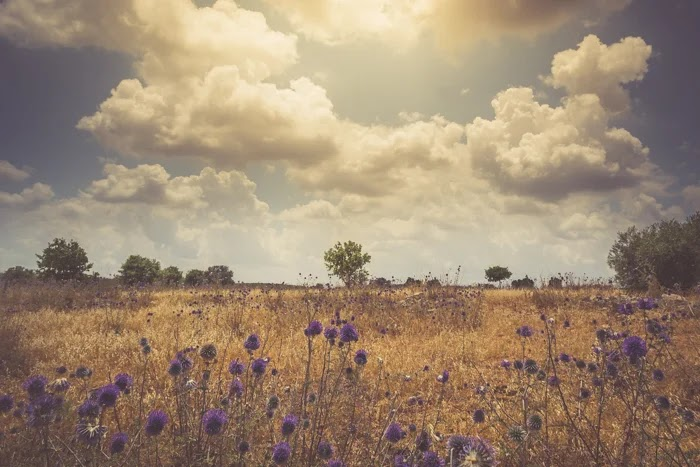
#> input picture Lab-3/col.jpg, 700 x 467 px
$ python classwork-b2.py
#> lines starting #> are read from the running program, lines starting #| are printed output that depends on the picture
# =========================
# classwork_rgb_equalization.py
# =========================

# ----- Imports -----
import cv2                     # OpenCV for image IO and image processing
import numpy as np             # NumPy for fast array math
import matplotlib.pyplot as plt# Matplotlib for plotting histograms/PDFs/CDFs

# ----- Helper: compute hist, pdf, cdf for a single channel (0..255) -----
def stats_1ch(channel):
    hist = cv2.calcHist([channel], [0], None, [256], [0, 256])  # 256-bin histogram
    hist = hist.ravel()                                         # flatten to 1D
    total = channel.size                                        # number of pixels
    pdf = hist / total                                          # probability density function
    cdf = np.cumsum(pdf)                                        # cumulative distribution function
    return hist, pdf, cdf

# ----- Read an input color image (BGR order in OpenCV) -----
img_bgr = cv2.imread("col.jpg")   # <-- replace with your image path
#> img_bgr is the input picture: shape (467, 700, 3); mean B, G, R 114.7, 136.5, 157
if img_bgr is None:
    raise FileNotFoundError("Image not found. Check the path.")

# ----- Split B, G, R channels -----
b, g, r = cv2.split(img_bgr)                # three single-channel grayscale arrays
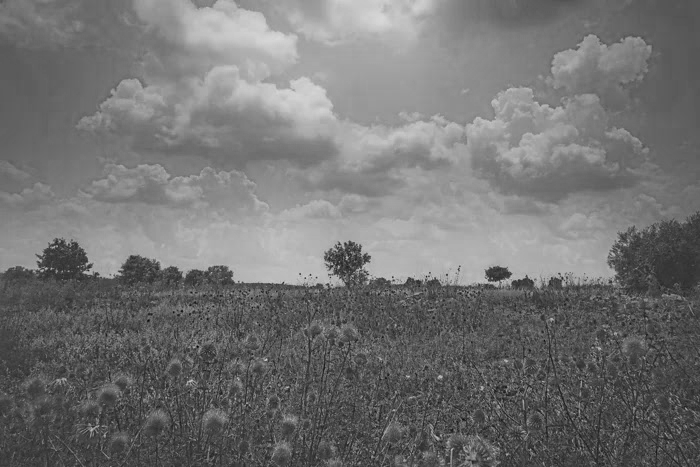
#> b: shape (467, 700); min 6, max 217, mean 114.7
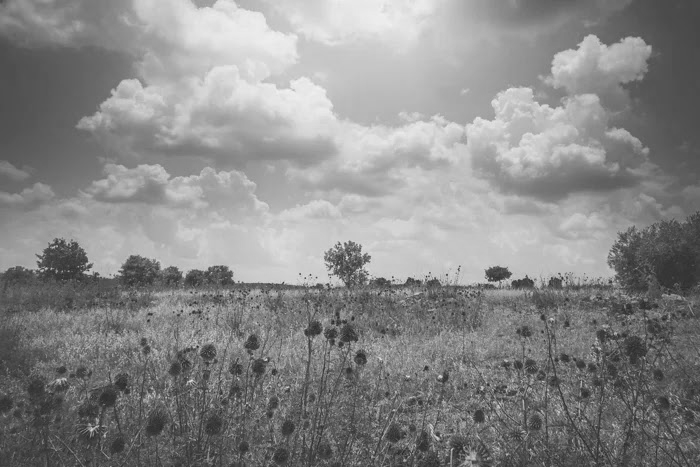
#> g: shape (467, 700); min 36, max 242, mean 136.5
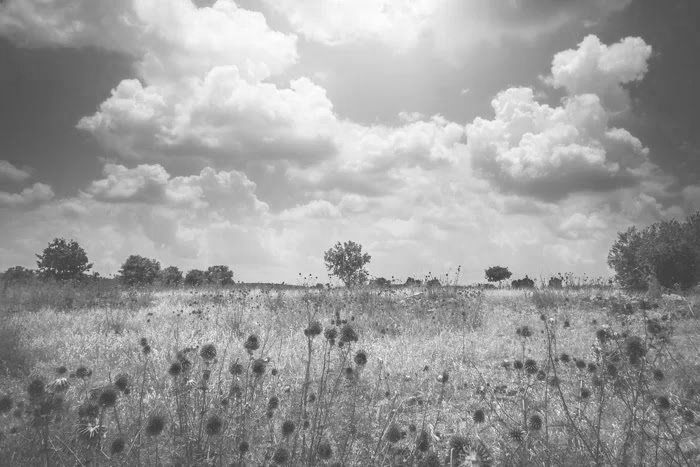
#> r: shape (467, 700); min 50, max 255, mean 157

# ----- Equalize each channel independently (contrast enhancement) -----
b_eq = cv2.equalizeHist(b)                  # histogram equalization for Blue
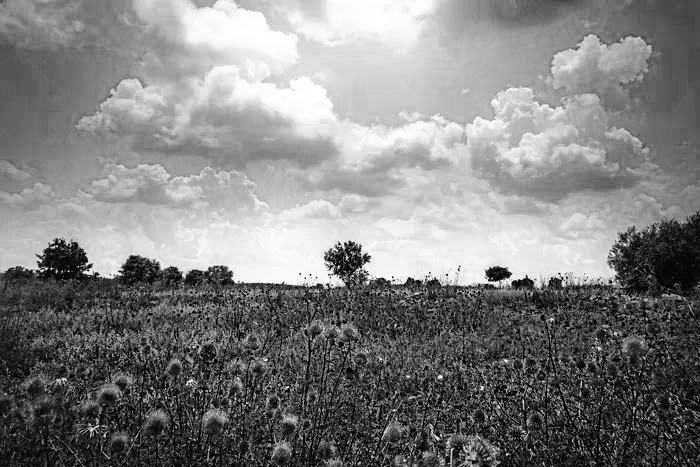
#> b_eq: shape (467, 700); min 0, max 255, mean 128.4
g_eq = cv2.equalizeHist(g)                  # histogram equalization for Green
r_eq = cv2.equalizeHist(r)                  # histogram equalization for Red
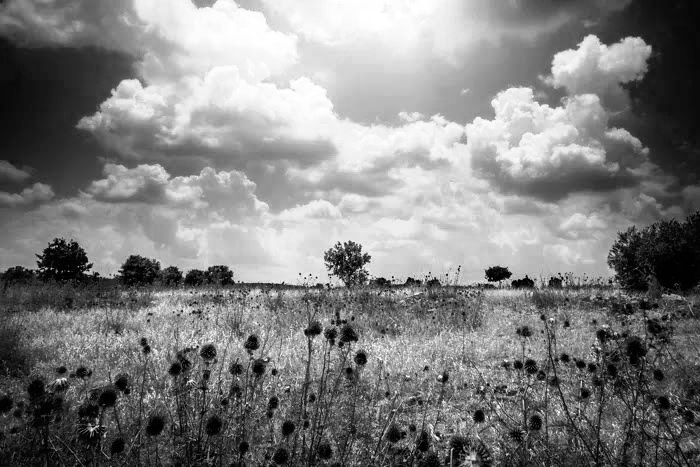
#> r_eq: shape (467, 700); min 0, max 255, mean 128.3

# ----- Merge equalized channels back to a color image -----
img_eq_bgr = cv2.merge([b_eq, g_eq, r_eq])  # recombine channels to color
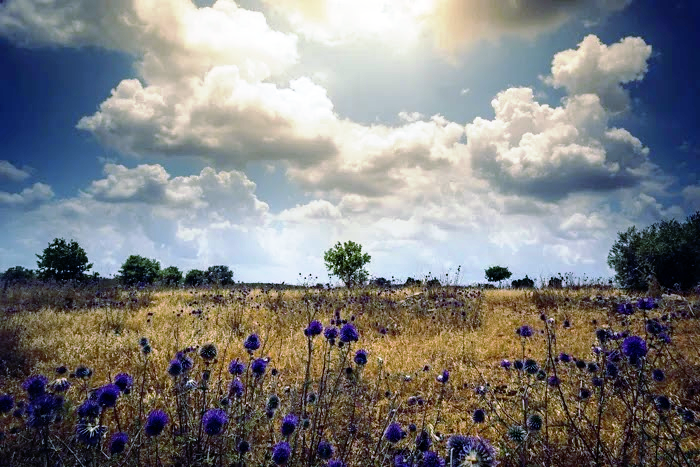
#> img_eq_bgr: shape (467, 700, 3); mean B, G, R 128.4, 128.3, 128.3

# ----- Convert to RGB for correct plotting colors in matplotlib -----
img_rgb     = cv2.cvtColor(img_bgr, cv2.COLOR_BGR2RGB)
img_eq_rgb  = cv2.cvtColor(img_eq_bgr, cv2.COLOR_BGR2RGB)

# ----- Compute stats before/after for each channel -----
hist_b,  pdf_b,  cdf_b  = stats_1ch(b)
#> in stats_1ch, `hist = cv2.calcHist([channel], [0], None, [256], [0, 256])`: hist = 256 values, max 3317 at index 97, min 0 at index 0, mean 1277
#> in stats_1ch, `pdf = hist / total`: pdf = 256 values, max 0.0101 at index 97, min 0 at index 0, mean 0.00391
#> in stats_1ch, `cdf = np.cumsum(pdf)`: cdf = 256 values from 0 to 1
#> hist_b has the same summary as hist in stats_1ch; pdf_b has the same summary as pdf in stats_1ch; cdf_b = 256 values from 0 to 1
hist_g,  pdf_g,  cdf_g  = stats_1ch(g)
#> hist_g = 256 values, max 3194 at index 197, min 0 at index 0, mean 1277; pdf_g = 256 values, max 0.00977 at index 197, min 0 at index 0, mean 0.00391; cdf_g = 256 values from 0 to 1
hist_r,  pdf_r,  cdf_r  = stats_1ch(r)
#> hist_r = 256 values, max 2800 at index 203, min 0 at index 0, mean 1277; pdf_r = 256 values, max 0.00857 at index 203, min 0 at index 0, mean 0.00391; cdf_r = 256 values from 0 to 1

hist_be, pdf_be, cdf_be = stats_1ch(b_eq)
#> hist_be = 256 values, max 3317 at index 99, min 0 at index 6, mean 1277; pdf_be = 256 values, max 0.0101 at index 99, min 0 at index 6, mean 0.00391; cdf_be = 256 values from 0.00177 to 1
hist_ge, pdf_ge, cdf_ge = stats_1ch(g_eq)
#> hist_ge = 256 values, max 3194 at index 221, min 0 at index 14, mean 1277; pdf_ge = 256 values, max 0.00977 at index 221, min 0 at index 14, mean 0.00391; cdf_ge = 256 values from 0.00148 to 1
hist_re, pdf_re, cdf_re = stats_1ch(r_eq)
#> hist_re = 256 values, max 2800 at index 204, min 0 at index 9, mean 1277; pdf_re = 256 values, max 0.00857 at index 204, min 0 at index 9, mean 0.00391; cdf_re = 256 values from 0.00149 to 1

# ----- Also compute overall (grayscale) histograms for input vs output (optional) -----
gray_in  = cv2.cvtColor(img_bgr, cv2.COLOR_BGR2GRAY)
gray_out = cv2.cvtColor(img_eq_bgr, cv2.COLOR_BGR2GRAY)
hist_in  = cv2.calcHist([gray_in],  [0], None, [256], [0, 256]).ravel()
#> hist_in = 256 values, max 3047 at index 197, min 0 at index 0, mean 1277
hist_out = cv2.calcHist([gray_out], [0], None, [256], [0, 256]).ravel()
#> hist_out = 256 values, max 1866 at index 220, min 87 at index 0, mean 1277

# ----- Plot everything in a compact dashboard -----
plt.figure(figsize=(14, 16))

# Original vs Equalized images
plt.subplot(5, 2, 1); plt.imshow(img_rgb);    plt.title("Original Image");  plt.axis("off")
plt.subplot(5, 2, 2); plt.imshow(img_eq_rgb); plt.title("Equalized Image"); plt.axis("off")

# Blue channel: Hist (before/after) + PDFs + CDFs
plt.subplot(5, 2, 3); plt.plot(hist_b, label="B Hist (Before)"); plt.plot(hist_be, label="B Hist (After)"); plt.legend(); plt.title("Blue Channel Histogram")
plt.subplot(5, 2, 4); plt.plot(pdf_b,  label="B PDF (Before)");  plt.plot(pdf_be, label="B PDF (After)");  plt.legend(); plt.title("Blue Channel PDF")
plt.subplot(5, 2, 5); plt.plot(cdf_b,  label="B CDF (Before)");  plt.plot(cdf_be, label="B CDF (After)");  plt.legend(); plt.title("Blue Channel CDF")

# Green channel
plt.subplot(5, 2, 6); plt.plot(hist_g, label="G Hist (Before)"); plt.plot(hist_ge, label="G Hist (After)"); plt.legend(); plt.title("Green Channel Histogram")
plt.subplot(5, 2, 7); plt.plot(pdf_g,  label="G PDF (Before)");  plt.plot(pdf_ge, label="G PDF (After)");  plt.legend(); plt.title("Green Channel PDF")
plt.subplot(5, 2, 8); plt.plot(cdf_g,  label="G CDF (Before)");  plt.plot(cdf_ge, label="G CDF (After)");  plt.legend(); plt.title("Green Channel CDF")

# Red channel
plt.subplot(5, 2, 9);  plt.plot(hist_r, label="R Hist (Before)"); plt.plot(hist_re, label="R Hist (After)"); plt.legend(); plt.title("Red Channel Histogram")
plt.subplot(5, 2, 10); plt.plot(pdf_r,  label="R PDF (Before)");  plt.plot(pdf_re, label="R PDF (After)");  plt.legend(); plt.title("Red Channel PDF & CDF?")
# (If you prefer a separate CDF panel for Red, split the last subplot into two; kept compact here.)

plt.tight_layout()
plt.show()
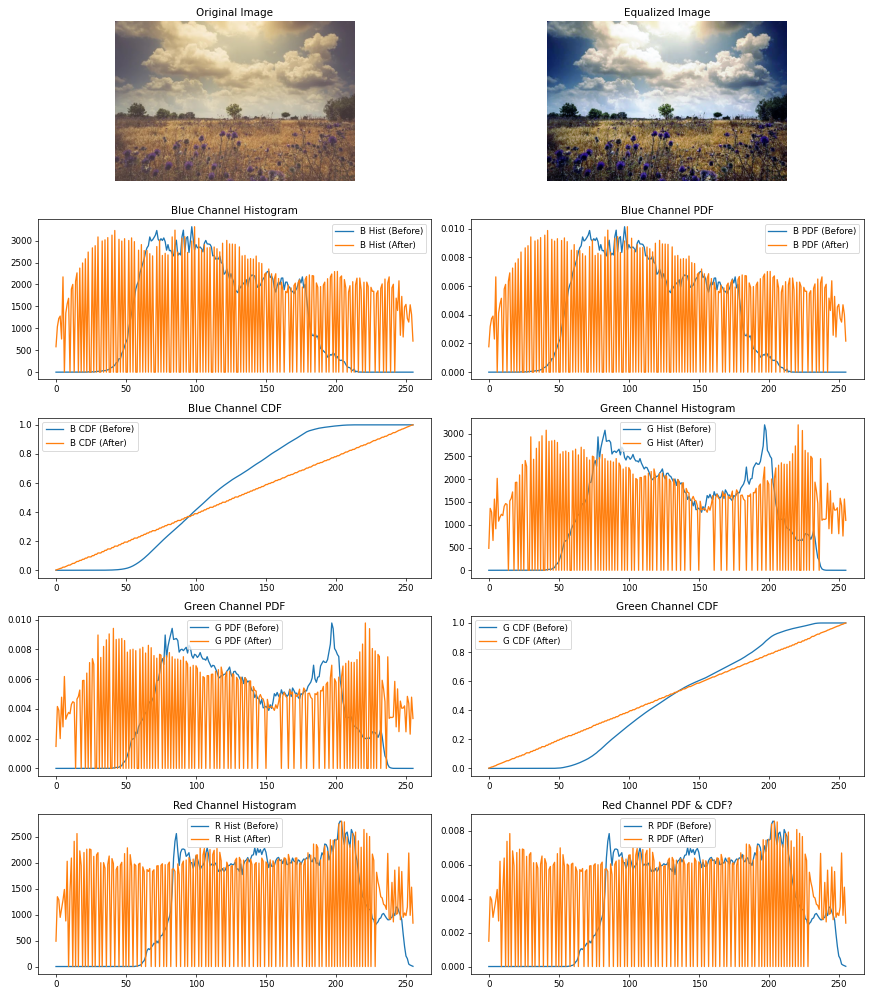
#> figure drawn by matplotlib, 10 panels; panel 3: curve peaks at x = 97, y = 3317; panel 3: curve peaks at x = 99, y = 3317; panel 4: curve peaks at x = 97, y = 0.0101; panel 4: curve peaks at x = 99, y = 0.0101
